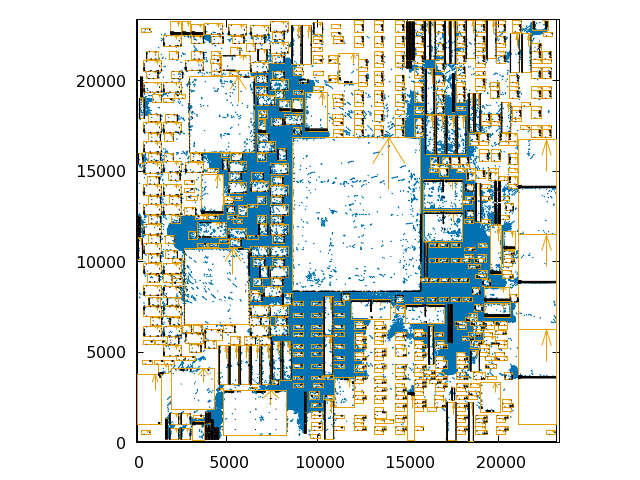

This figure's gnuplot source:
set nokey
set term pngcairo font 'qt'
set output 'adaptec3.png'

set size ratio -1
set xrange [0:23386]
set yrange [0:23386]
plot[:][:] '../dat/adaptec3/adaptec3_chip.dat' w l lc -1, '../dat/adaptec3/adaptec3_cell.dat' w l lc 6, '../dat/adaptec3/adaptec3_pad.dat' w l lc 4, '../dat/adaptec3/adaptec3_pad_pin.dat' w l lc -1


set title 'adaptec3, MODULE= 210904, NET= 221142, HPWL= 71226344.000, ' font 'Times, 22'

set term qt
set key

set size ratio -1
plot[:][:] '../dat/adaptec3/adaptec3_chip.dat' w l lc -1, '../dat/adaptec3/adaptec3_cell.dat' w l lc 6, '../dat/adaptec3/adaptec3_pad.dat' w l lc 4, '../dat/adaptec3/adaptec3_pad_pin.dat' w l lc -1

pause -1 'Press any key'
